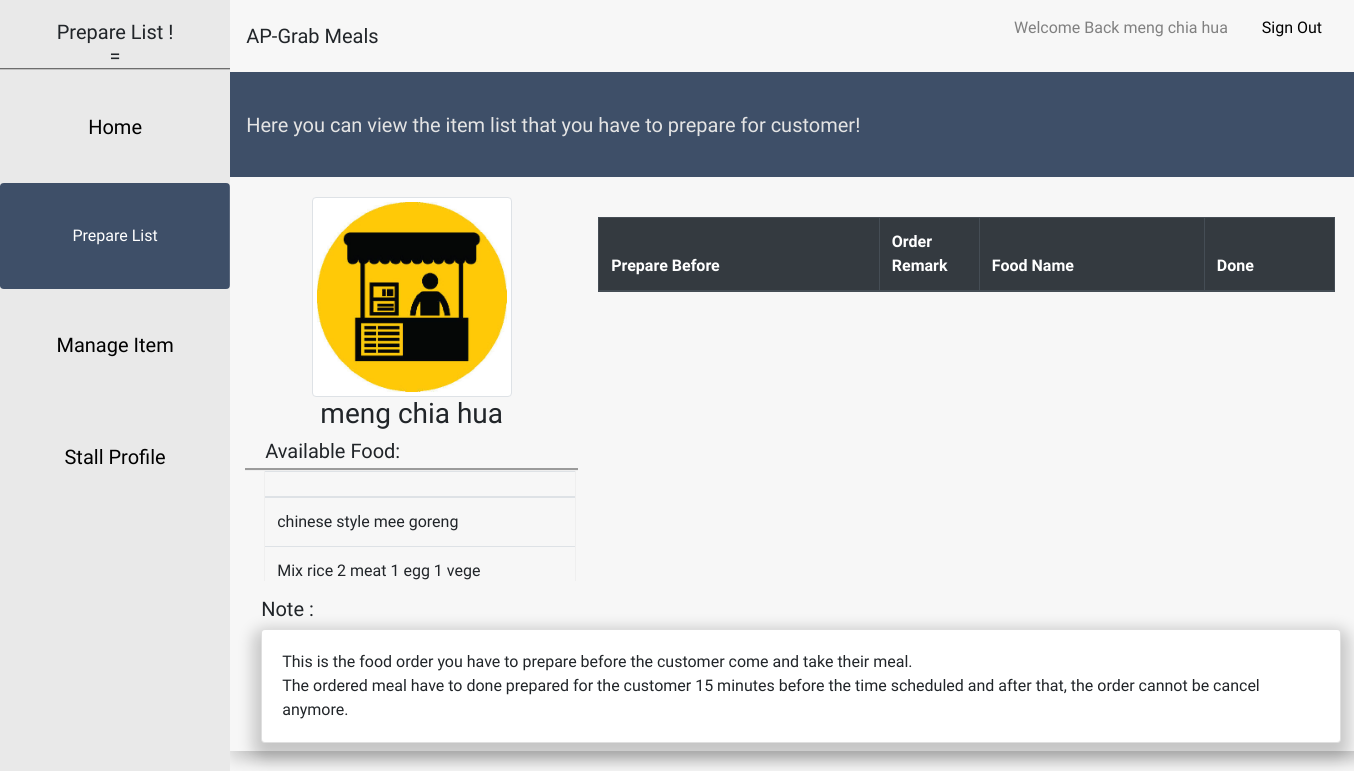
Page /Stall_Department/prepare.php (signed in) on the committed database.
### tables this page shows
CREATE TABLE IF NOT EXISTS `food` (
  `Food_ID` varchar(255) NOT NULL,
  `Stall_ID` int(11) NOT NULL,
  `Food_Name` varchar(255) NOT NULL,
  `Food_Category` varchar(255) NOT NULL,
  `Unit_Price` varchar(255) NOT NULL,
  `Food_Description` varchar(255) NOT NULL,
  `Food_File` varchar(255) NOT NULL,
  `Food_Status` varchar(255) NOT NULL,
  PRIMARY KEY (`Food_ID`)
);

### Stall_Department/prepare.php (the view, shortened to what this page needs)
<?php session_start();
include("base.php")?>
<div class="big">
	<nav class="navbar navbar-light ayoyolaoshi">
  		<a class="navbar-brand">Here you can view the item list that you have to prepare for customer!</a>
	</nav>
<div class="container">
<div class="overflow-hidden bigbig">
	<center>
		<img src="images/stall1.jpg" alt="Stall Profile Picture" class="img-thumbnail bigbigimg">
		<h3>
      <?php $lgowner = mysqli_real_escape_string($con, $_SESSION['login_owner']);
      echo "$lgowner"; ?>
    </h3>
		<div class="ava"><h5>Available Food:</h5></div>
		<div class="avava">
		<div>
			<table class="table aiyoaiyo">
				<thead><th style="width:200px!important"></th></thead>
				<tbody>
                    <?php
                        $lgcate = mysqli_real_escape_string($con, $_SESSION['login_category']);
                            $sql = "SELECT * FROM food WHERE Food_Category = '$lgcate'";
                            $result = mysqli_query($con, $sql);
                            while($food = mysqli_fetch_array($result)){
                                if($food['Food_Status'] == 'available'){
                                    $name = $food['Food_Name'];
                                    echo "<tr>";
                                    echo "<td>";
                                    echo "".$name."";
                                    echo "</td>";
                                    echo "</tr>";
                                }
                            }
                    ?>
  				</tbody>
			</table>
		</div>
	</div>
	</center>
</div>
<div>
<div class="qeq">
	<div class="qeqweqw">
		<table class="table table-striped table-bordered">
			 <tbody><thead class="thead-dark">
					 <tr>
						 <th scope="col">Prepare Before</th>
						 <th scope="col" class="cenen">Order Remark</th>
						 <th scope="col">Food Name</th>
						 <th scope="col">Done</th>
					 </tr>
				 </thead>
    </tbody>
  </table>
	</div>
</div>
</div>
<div>
<nav class="navbar navbar-light wowowow">
	<div class="mmxx">
		<a class="navbar-brand leleft" >Note  :</a>
		<div class="card maxfull">
			<div class="card-body">
				<p class="card-text">This is the food order you have to prepare before the customer come and take their meal.<br>
    			The ordered meal have to done prepared for the customer 15 minutes before the time scheduled and after that, the order cannot be cancel anymore.
    		</p>
			</div>
		</div>
	</div>
</nav>
</div>
</div>
</div>

### Stall_Department/home.css (style rules this page uses)
html,body { background-color: #f7f7f7; font-family: 'Open Sans Condensed', sans-serif; }
body { font-family: 'Open Sans Condensed', sans-serif; }
.container { box-shadow: 0px 8px 16px 0px rgba(0,0,0,0.2)!important; width:1200px!important; }
.ayoyolaoshi { height:105px; background-color:#3e4f68!important; color:#e4e4e4; }
.cenen { margin:auto; width:100px!important; overflow:auto!important; }

### Stall_Department/manage.css (style rules this page uses)
.maxfull { width:1150px!important; }

### Stall_Department/changepass.css (style rules this page uses)
.card { outline-style:normal!important; outline-width:10px!important; outline-color:#42a8bc!important; box-shadow: 0px 8px 16px 8px rgba(0,0,0,0.2)!important; }

### Stall_Department/prepare.css (style rules this page uses)
.big { width:83%; float:right; max-height:100%; }
.bigbig { float:left; width:30%; max-height:486px; }
.bigbigimg { margin-top:20px; width:200px; height:200px; transition: 0s ease; }
.ava { float:left; max-width:100%; padding-left:20px; }
.avava { float:left; width:350px; padding-left:20px; padding-right:20px; overflow:auto; height:110px; outline-style:groove!important; outline-width:3px!important; outline-color:#efefef!important; text-overflow:ellipsis; }
.qeq { float:right; width:70%; overflow:auto; height:380px; padding:20px; margin-top:20px; }
.wowowow { width:100%; }
.mmxx { width:500px; }
.maxfull { width:1080px!important; }
.leleft { float:left; }
.qeqweqw { height:100%; }
.aiyoaiyo { width:100%!important; outline-style:groove!important; outline-width:1px!important; outline-color:#efefef!important; text-overflow:ellipsis; }

### Stall_Department/base.php (style rules this page uses)
body { font-family: 'ZCOOL XiaoWei', serif; }

### rows in the picture
food: Food_Name "chinese style mee goreng"
food: Food_Name "Mix rice 2 meat 1 egg 1 vege"

### other values in the picture
$_SESSION["login_stall"] "meng chia hua"
$lgowner "meng chia hua"
